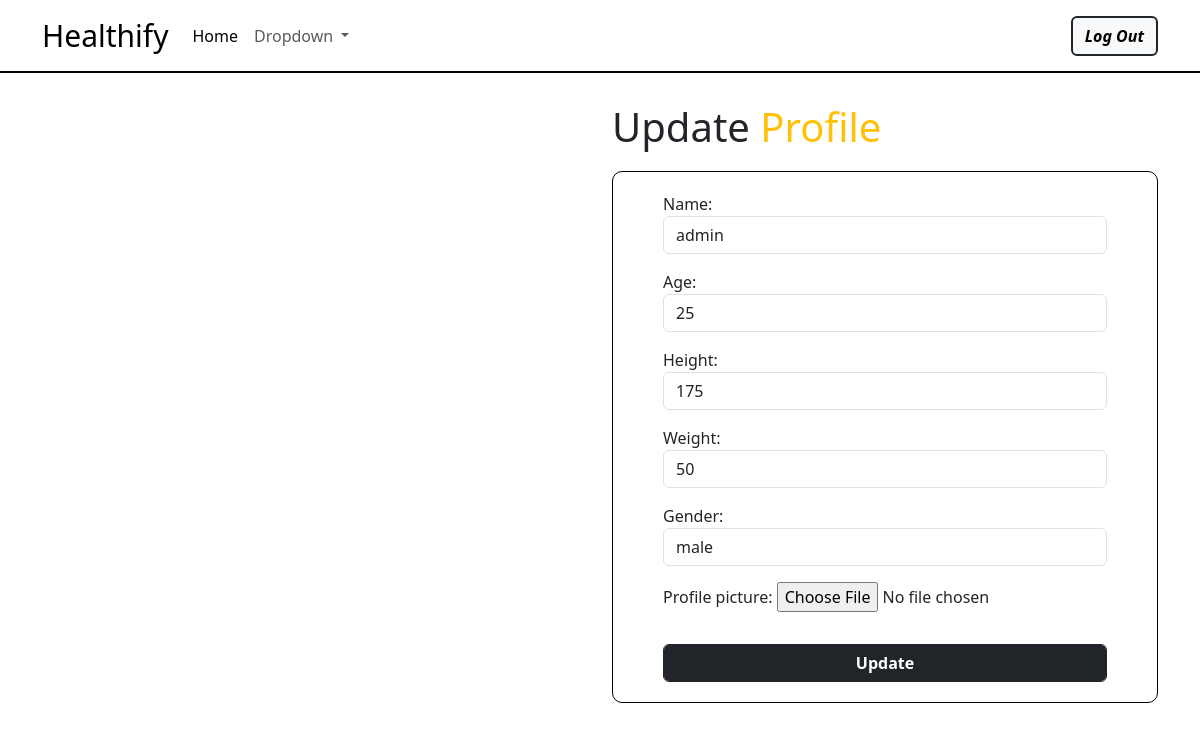
Page /upuser/5 on the earlier database version.
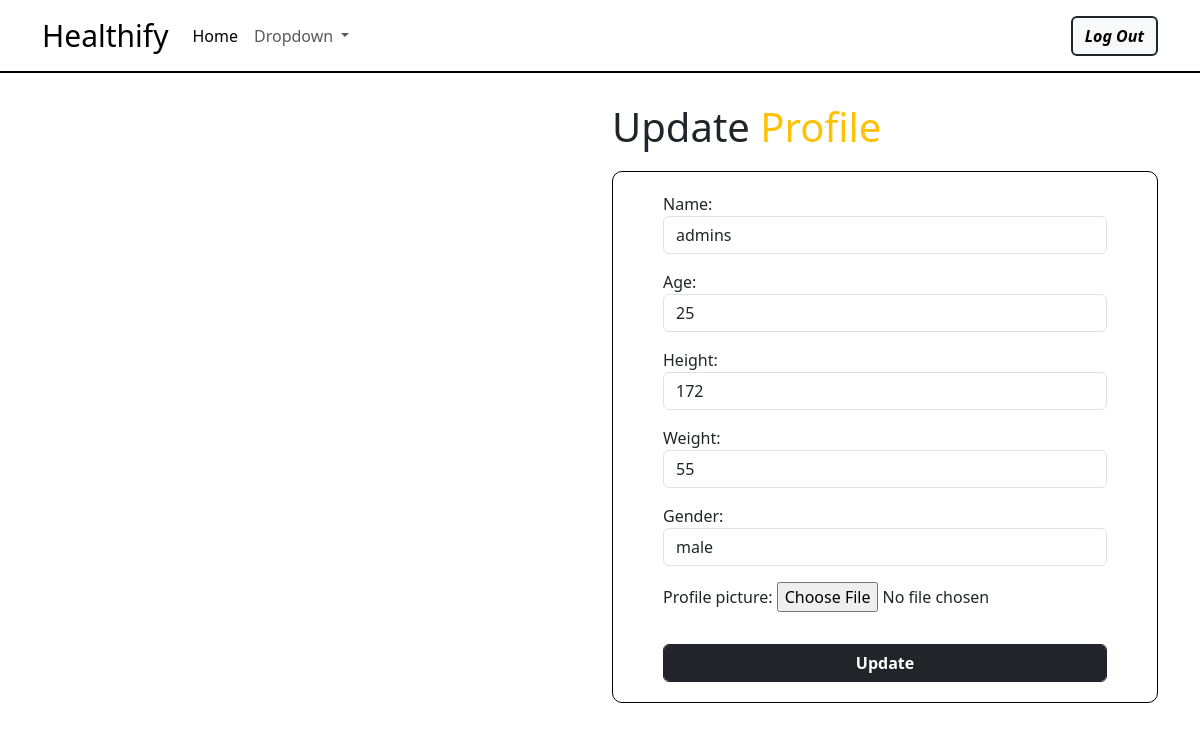
Same page on the later database version.
### web/models.py (models this page shows, shortened)
class UserProfile_Model(models.Model):
    name=models.CharField(max_length=100,null=True)
    age=models.PositiveIntegerField(null=True)
    height=models.IntegerField(null=True)
    weight=models.IntegerField(null=True)
    gender=models.CharField(max_length=100,choices=[('male','male'),
                                                    ('female','female')],null=True)
    profile_picture=models.FileField(upload_to='images',null=True,blank=True)
    user=models.OneToOneField(User,on_delete=models.CASCADE)
    created_date=models.DateField(auto_now_add=True)
    updated_date=models.DateField(auto_now=True)
    is_active=models.BooleanField(default=True)
    def create_profile(sender,instance,created,**kwargs):
        if created:
            UserProfile_Model.objects.update_or_create(user=instance)
    post_save.connect(sender=User,receiver=create_profile)

### web/views.py (the view, shortened to what this page needs)
# urls.py: path('upuser/<int:pk>', Update_UserProfile_View.as_view(),name='upuser'),
class Update_UserProfile_View(View):
    def get(self, request, *args, **kwargs):
        id = kwargs.get('pk')
        data=UserProfile_Model.objects.get(id=id)
        form = UserProfile_Form(instance=data)
        return render(request, 'profile_update.html', {'form': form})

### web/forms.py
class UserProfile_Form(forms.ModelForm):
    class Meta:
        model=UserProfile_Model
        fields=['name','age','height','weight','gender','profile_picture']
        read_only_fields=['user','created_date','updated_date','is_active']
        widgets={
            'name':forms.TextInput(attrs={'class':'form-control',
                                          'placeholder': 'Enter your name'}),
            'age':forms.NumberInput(attrs={'class':'form-control',
                                            'placeholder':'Enter Your age'}),
            'height':forms.NumberInput(attrs={'class':'form-control',
                                               'placeholder':'Enter Your height in cm'}),
            'weight':forms.NumberInput(attrs={'class':'form-control',
                                               'placeholder':'Enter your weight in Kg'}),
            'gender':forms.Select(attrs={'class':'form-control'}),
            'profile_picture':forms.FileInput(attrs={'class':'form-control-file',
                                                      'id':'profile_image'})   #id is given because it will be useful for JavaScript interactions or CSS.
        }

### web/templates/profile_update.html (shortened to what this page needs)
<!DOCTYPE html>
<html lang="en">
<head>
    <link href="https://cdn.jsdelivr.net/npm/bootstrap@5.3.3/dist/css/bootstrap.min.css" rel="stylesheet"
>
</head>
<body>
    <div class="container-fluid">
        <div class="row">
            <nav class="navbar navbar-expand-lg header">
                <div class="container">
                    <a class="navbar-brand" href="#">Healthify</a>
                    <div class="collapse navbar-collapse" id="navbarSupportedContent">
                        <ul class="navbar-nav me-auto mb-2 mb-lg-0">
                            <li class="nav-item">
                                <a class="nav-link active" aria-current="page" href="{% url 'home' %}">Home</a>
                            </li>
                            <li class="nav-item dropdown">
                                <a class="nav-link dropdown-toggle" href="#" role="button" data-bs-toggle="dropdown"
                                    aria-expanded="false">
                                    Dropdown
                                </a>
                            </li>
                        </ul>
                        <form class="d-flex" role="search">
                            <div><a href="{% url 'logout' %}"
                                    class="btn btn-light border border-2 border-dark ms-2"><b><i>Log
                                            Out</i></b></a></div>
                        </form>
                    </div>
                </div>
            </nav>
        </div>
    </div>
    <div class="container block1">
        <div class="row">
            <div class="col-lg-6 col-md-6 col-sm-12 col-12">
            </div>
            <div class="col-lg-6 col-md-6 col-sm-12 col-12">
                <h1>Update <span class="text-warning">Profile</span></h1>
                <form class="fom" action="" method="post" enctype="multipart/form-data">
                    {{form.as_p}}
                    <button class="btn btn-dark form-control mt-3" type="submit"><b>Update</b></button>
                </form>
            </div>
        </div>
    </div>
</body>
</html>

Differences in the rows shown:
changed UserProfile_Model "male": name "admin" → "admins"; height "175" → "172"; weight "50" → "55"
